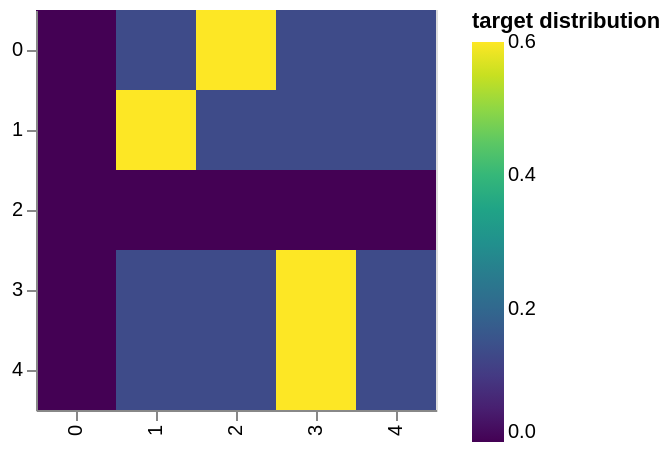

The notebook cell saved with this chart:
### Markdown cell above
> Here we can see an example of how the mass is distributed to the
> words based on confidence.

### Code cell
# Example of label smoothing.


def example_label_smoothing():
    crit = LabelSmoothing(5, 0, 0.4)
    predict = torch.FloatTensor(
        [
            [0, 0.2, 0.7, 0.1, 0],
            [0, 0.2, 0.7, 0.1, 0],
            [0, 0.2, 0.7, 0.1, 0],
            [0, 0.2, 0.7, 0.1, 0],
            [0, 0.2, 0.7, 0.1, 0],
        ]
    )
    crit(x=predict.log(), target=torch.LongTensor([2, 1, 0, 3, 3]))
    LS_data = pd.concat(
        [
            pd.DataFrame(
                {
                    "target distribution": crit.true_dist[x, y].flatten(),
                    "columns": y,
                    "rows": x,
                }
            )
            for y in range(5)
            for x in range(5)
        ]
    )

    return (
        alt.Chart(LS_data)
        .mark_rect(color="Blue", opacity=1)
        .properties(height=200, width=200)
        .encode(
            alt.X("columns:O", title=None),
            alt.Y("rows:O", title=None),
            alt.Color(
                "target distribution:Q", scale=alt.Scale(scheme="viridis")
            ),
        )
        .interactive()
    )


show_example(example_label_smoothing)

### Figure 1 — Vega-Lite specification as saved in the notebook (floating-point values rounded to 4 significant figures)
{"config": {"view": {"continuousWidth": 300, "continuousHeight": 300}}, "data": {"name": "data-462a8ac05baef651a79f7b45de1311d5"}, "mark": {"type": "rect", "color": "Blue", "opacity": 1}, "encoding": {"color": {"field": "target distribution", "scale": {"scheme": "viridis"}, "type": "quantitative"}, "x": {"field": "columns", "title": null, "type": "ordinal"}, "y": {"field": "rows", "title": null, "type": "ordinal"}}, "height": 200, "params": [{"name": "param_7", "select": {"type": "interval", "encodings": ["x", "y"]}, "bind": "scales"}], "width": 200, "$schema": "https://vega.github.io/schema/vega-lite/v5.20.1.json", "datasets": {"data-462a8ac05baef651a79f7b45de1311d5": [{"target distribution": 0.0, "columns": 0, "rows": 0}, {"target distribution": 0.0, "columns": 0, "rows": 1}, {"target distribution": 0.0, "columns": 0, "rows": 2}, {"target distribution": 0.0, "columns": 0, "rows": 3}, {"target distribution": 0.0, "columns": 0, "rows": 4}, {"target distribution": 0.1333, "columns": 1, "rows": 0}, {"target distribution": 0.6, "columns": 1, "rows": 1}, {"target distribution": 0.0, "columns": 1, "rows": 2}, {"target distribution": 0.1333, "columns": 1, "rows": 3}, {"target distribution": 0.1333, "columns": 1, "rows": 4}, {"target distribution": 0.6, "columns": 2, "rows": 0}, {"target distribution": 0.1333, "columns": 2, "rows": 1}, {"target distribution": 0.0, "columns": 2, "rows": 2}, {"target distribution": 0.1333, "columns": 2, "rows": 3}, {"target distribution": 0.1333, "columns": 2, "rows": 4}, {"target distribution": 0.1333, "columns": 3, "rows": 0}, {"target distribution": 0.1333, "columns": 3, "rows": 1}, {"target distribution": 0.0, "columns": 3, "rows": 2}, {"target distribution": 0.6, "columns": 3, "rows": 3}, {"target distribution": 0.6, "columns": 3, "rows": 4}, {"target distribution": 0.1333, "columns": 4, "rows": 0}, {"target distribution": 0.1333, "columns": 4, "rows": 1}, {"target distribution": 0.0, "columns": 4, "rows": 2}, {"target distribution": 0.1333, "columns": 4, "rows": 3}, {"target distribution": 0.1333, "columns": 4, "rows": 4}]}}
